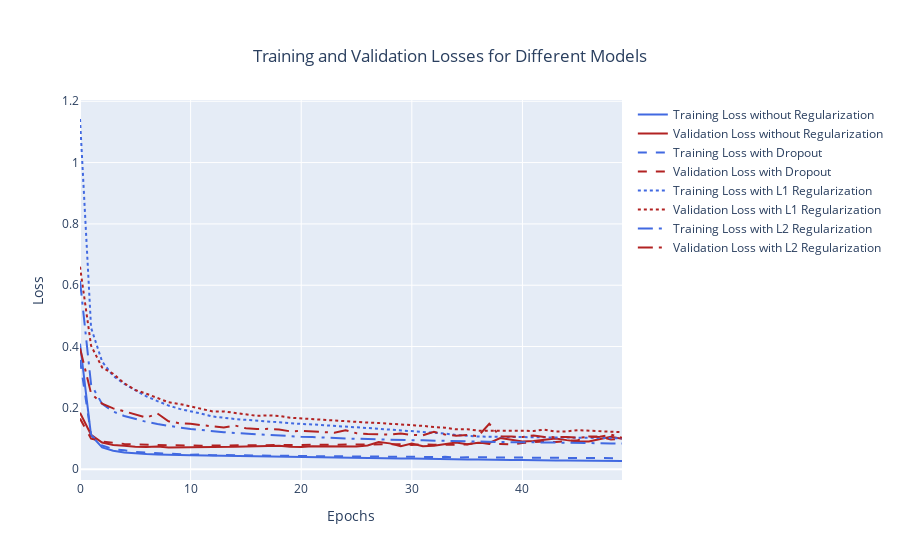

Notebook code for this chart:
### Code cell
loss1 = history1.history['loss']
val_loss1 = history1.history['val_loss']
loss2 = history2.history['loss']
val_loss2 = history2.history['val_loss']
loss3 = history3.history['loss']
val_loss3 = history3.history['val_loss']
loss4 = history4.history['loss']
val_loss4 = history4.history['val_loss']


fig = go.Figure()
fig.add_trace(go.Scatter(x=np.arange(len(loss1)), y=loss1,
                    name='Training Loss without Regularization', line=dict(color='royalblue')))
fig.add_trace(go.Scatter(x=np.arange(len(val_loss1)), y=val_loss1,
                    name='Validation Loss without Regularization', line = dict(color='firebrick')))

fig.add_trace(go.Scatter(x=np.arange(len(loss2)), y=loss2,
                    name='Training Loss with Dropout', line=dict(color='royalblue', dash='dash')))
fig.add_trace(go.Scatter(x=np.arange(len(val_loss2)), y=val_loss2,
                    name='Validation Loss with Dropout', line = dict(color='firebrick', dash='dash')))

fig.add_trace(go.Scatter(x=np.arange(len(loss3)), y=loss3,
                    name='Training Loss with L1 Regularization', line=dict(color='royalblue', dash='dot')))
fig.add_trace(go.Scatter(x=np.arange(len(val_loss3)), y=val_loss3,
                    name='Validation Loss with L1 Regularization', line = dict(color='firebrick', dash='dot')))

fig.add_trace(go.Scatter(x=np.arange(len(loss4)), y=loss4,
                    name='Training Loss with L2 Regularization', line=dict(color='royalblue', dash='longdashdot')))
fig.add_trace(go.Scatter(x=np.arange(len(val_loss4)), y=val_loss4,
                    name='Validation Loss with L2 Regularization', line = dict(color='firebrick', dash='longdashdot')))


fig.update_layout(xaxis_title='Epochs',
                  yaxis_title='Loss',
                  title={'text': "Training and Validation Losses for Different Models",
                                                'x':0.5,
                                                'xanchor': 'center',
                                                'yanchor': 'top'})
iplot(fig)
